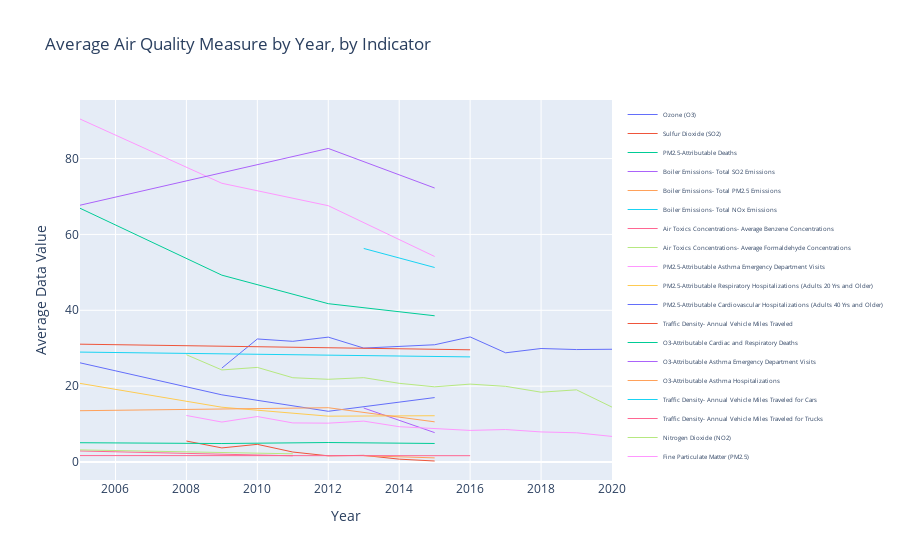

Notebook code cell kept with this figure:
### Code cell
fig = go.Figure()

for indicator in indicators:
    yearly_means = data[data['Name'] == indicator].groupby('Year')['Data Value'].mean()
    fig.add_trace(go.Scatter(
        x=yearly_means.index,
        y=yearly_means.values,
        name=indicator,
        hoverinfo='name+y',
        mode='lines',
        line=dict(width=1)  # Increase line width
    ))

fig.update_layout(
    title='Average Air Quality Measure by Year, by Indicator',
    xaxis_title='Year',
    yaxis_title='Average Data Value',
    legend=dict(
        font=dict(
            size=6  # Decrease legend font size
        )
    )
)
fig.show()

### Figure 1 — Plotly figure (JSON) as saved in the notebook; plotly's stock layout.template omitted (floating-point values rounded to 4 significant figures)
{"data": [{"hoverinfo": "name+y", "line": {"width": 1}, "mode": "lines", "name": "Ozone (O3)", "type": "scatter", "x": [2009, 2010, 2011, 2012, 2013, 2014, 2015, 2016, 2017, 2018, 2019, 2020], "y": [24.76, 32.44, 31.82, 32.92, 30.04, 30.45, 30.91, 32.98, 28.79, 29.92, 29.65, 29.73]}, {"hoverinfo": "name+y", "line": {"width": 1}, "mode": "lines", "name": "Sulfur Dioxide (SO2)", "type": "scatter", "x": [2008, 2009, 2010, 2011, 2012, 2013, 2014, 2015], "y": [5.528, 3.714, 4.655, 2.631, 1.626, 1.753, 0.7525, 0.266]}, {"hoverinfo": "name+y", "line": {"width": 1}, "mode": "lines", "name": "PM2.5-Attributable Deaths", "type": "scatter", "x": [2005, 2009, 2012, 2015], "y": [66.91, 49.26, 41.74, 38.56]}, {"hoverinfo": "name+y", "line": {"width": 1}, "mode": "lines", "name": "Boiler Emissions- Total SO2 Emissions", "type": "scatter", "x": [2013, 2015], "y": [14.23, 7.752]}, {"hoverinfo": "name+y", "line": {"width": 1}, "mode": "lines", "name": "Boiler Emissions- Total PM2.5 Emissions", "type": "scatter", "x": [2013, 2015], "y": [1.66, 1.088]}, {"hoverinfo": "name+y", "line": {"width": 1}, "mode": "lines", "name": "Boiler Emissions- Total NOx Emissions", "type": "scatter", "x": [2013, 2015], "y": [56.3, 51.28]}, {"hoverinfo": "name+y", "line": {"width": 1}, "mode": "lines", "name": "Air Toxics Concentrations- Average Benzene Concentrations", "type": "scatter", "x": [2005, 2011], "y": [2.91, 1.635]}, {"hoverinfo": "name+y", "line": {"width": 1}, "mode": "lines", "name": "Air Toxics Concentrations- Average Formaldehyde Concentrations", "type": "scatter", "x": [2005, 2011], "y": [3.196, 2.161]}, {"hoverinfo": "name+y", "line": {"width": 1}, "mode": "lines", "name": "PM2.5-Attributable Asthma Emergency Department Visits", "type": "scatter", "x": [2005, 2009, 2012, 2015], "y": [90.43, 73.48, 67.58, 54.18]}, {"hoverinfo": "name+y", "line": {"width": 1}, "mode": "lines", "name": "PM2.5-Attributable Respiratory Hospitalizations (Adults 20 Yrs and Older)", "type": "scatter", "x": [2005, 2009, 2012, 2015], "y": [20.73, 14.44, 12.09, 12.2]}, {"hoverinfo": "name+y", "line": {"width": 1}, "mode": "lines", "name": "PM2.5-Attributable Cardiovascular Hospitalizations (Adults 40 Yrs and Older)", "type": "scatter", "x": [2005, 2009, 2012, 2015], "y": [26.15, 17.71, 13.37, 16.99]}, {"hoverinfo": "name+y", "line": {"width": 1}, "mode": "lines", "name": "Traffic Density- Annual Vehicle Miles Traveled", "type": "scatter", "x": [2005, 2016], "y": [31.06, 29.59]}, {"hoverinfo": "name+y", "line": {"width": 1}, "mode": "lines", "name": "O3-Attributable Cardiac and Respiratory Deaths", "type": "scatter", "x": [2005, 2009, 2012, 2015], "y": [5.085, 4.873, 5.135, 4.888]}, {"hoverinfo": "name+y", "line": {"width": 1}, "mode": "lines", "name": "O3-Attributable Asthma Emergency Department Visits", "type": "scatter", "x": [2005, 2009, 2012, 2015], "y": [67.7, 76.27, 82.67, 72.23]}, {"hoverinfo": "name+y", "line": {"width": 1}, "mode": "lines", "name": "O3-Attributable Asthma Hospitalizations", "type": "scatter", "x": [2005, 2009, 2012, 2015], "y": [13.52, 14.05, 14.31, 10.59]}, {"hoverinfo": "name+y", "line": {"width": 1}, "mode": "lines", "name": "Traffic Density- Annual Vehicle Miles Traveled for Cars", "type": "scatter", "x": [2005, 2016], "y": [28.98, 27.71]}, {"hoverinfo": "name+y", "line": {"width": 1}, "mode": "lines", "name": "Traffic Density- Annual Vehicle Miles Traveled for Trucks", "type": "scatter", "x": [2005, 2016], "y": [1.696, 1.664]}, {"hoverinfo": "name+y", "line": {"width": 1}, "mode": "lines", "name": "Nitrogen Dioxide (NO2)", "type": "scatter", "x": [2008, 2009, 2010, 2011, 2012, 2013, 2014, 2015, 2016, 2017, 2018, 2019, 2020], "y": [28.29, 24.27, 24.94, 22.22, 21.81, 22.24, 20.75, 19.82, 20.53, 19.95, 18.4, 19.03, 14.47]}, {"hoverinfo": "name+y", "line": {"width": 1}, "mode": "lines", "name": "Fine Particulate Matter (PM2.5)", "type": "scatter", "x": [2008, 2009, 2010, 2011, 2012, 2013, 2014, 2015, 2016, 2017, 2018, 2019, 2020], "y": [12.27, 10.53, 11.99, 10.3, 10.24, 10.78, 9.311, 8.785, 8.328, 8.563, 7.93, 7.709, 6.745]}], "layout": {"legend": {"font": {"size": 6}}, "title": {"text": "Average Air Quality Measure by Year, by Indicator"}, "xaxis": {"title": {"text": "Year"}}, "yaxis": {"title": {"text": "Average Data Value"}}}}
